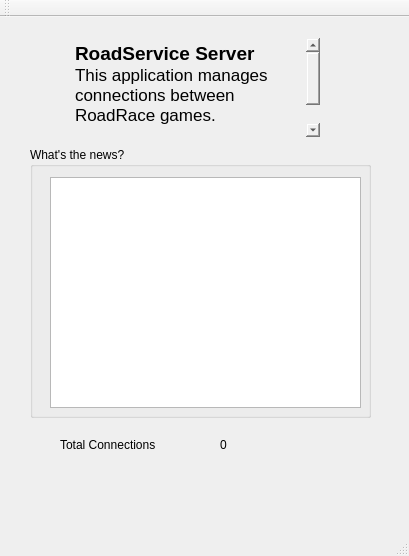
<?xml version="1.0" encoding="UTF-8"?>
<ui version="4.0">
 <class>RoadService</class>
 <widget class="QMainWindow" name="RoadService">
  <property name="geometry">
   <rect>
    <x>0</x>
    <y>0</y>
    <width>409</width>
    <height>556</height>
   </rect>
  </property>
  <property name="windowTitle">
   <string>RoadService</string>
  </property>
  <widget class="QWidget" name="centralWidget">
   <widget class="QTextBrowser" name="textBrowser">
    <property name="geometry">
     <rect>
      <x>70</x>
      <y>20</y>
      <width>251</width>
      <height>101</height>
     </rect>
    </property>
    <property name="styleSheet">
     <string notr="true">background:transparent;</string>
    </property>
    <property name="html">
     <string>&lt;!DOCTYPE HTML PUBLIC &quot;-//W3C//DTD HTML 4.0//EN&quot; &quot;http://www.w3.org/TR/REC-html40/strict.dtd&quot;&gt;
&lt;html&gt;&lt;head&gt;&lt;meta name=&quot;qrichtext&quot; content=&quot;1&quot; /&gt;&lt;style type=&quot;text/css&quot;&gt;
p, li { white-space: pre-wrap; }
&lt;/style&gt;&lt;/head&gt;&lt;body style=&quot; font-family:'.Helvetica Neue DeskInterface'; font-size:13pt; font-weight:400; font-style:normal;&quot;&gt;
&lt;p style=&quot; margin-top:0px; margin-bottom:0px; margin-left:0px; margin-right:0px; -qt-block-indent:0; text-indent:0px;&quot;&gt;&lt;span style=&quot; font-size:14pt; font-weight:600;&quot;&gt;RoadService Server&lt;/span&gt;&lt;/p&gt;
&lt;p style=&quot; margin-top:0px; margin-bottom:0px; margin-left:0px; margin-right:0px; -qt-block-indent:0; text-indent:0px;&quot;&gt;This application manages connections between RoadRace games.&lt;/p&gt;
&lt;p style=&quot;-qt-paragraph-type:empty; margin-top:0px; margin-bottom:0px; margin-left:0px; margin-right:0px; -qt-block-indent:0; text-indent:0px;&quot;&gt;&lt;br /&gt;&lt;/p&gt;
&lt;p style=&quot; margin-top:0px; margin-bottom:0px; margin-left:0px; margin-right:0px; -qt-block-indent:0; text-indent:0px;&quot;&gt;&lt;span style=&quot; font-weight:600; color:#9f3125;&quot;&gt;Port: 3141&lt;/span&gt;&lt;/p&gt;&lt;/body&gt;&lt;/html&gt;</string>
    </property>
   </widget>
   <widget class="QGroupBox" name="groupBox">
    <property name="geometry">
     <rect>
      <x>30</x>
      <y>130</y>
      <width>341</width>
      <height>271</height>
     </rect>
    </property>
    <property name="title">
     <string>What's the news?</string>
    </property>
    <widget class="QTextBrowser" name="output">
     <property name="geometry">
      <rect>
       <x>20</x>
       <y>30</y>
       <width>311</width>
       <height>231</height>
      </rect>
     </property>
    </widget>
   </widget>
   <widget class="QLabel" name="label">
    <property name="geometry">
     <rect>
      <x>60</x>
      <y>420</y>
      <width>161</width>
      <height>16</height>
     </rect>
    </property>
    <property name="text">
     <string>Total Connections</string>
    </property>
   </widget>
   <widget class="QLabel" name="lblConnections">
    <property name="geometry">
     <rect>
      <x>220</x>
      <y>420</y>
      <width>59</width>
      <height>16</height>
     </rect>
    </property>
    <property name="text">
     <string>0</string>
    </property>
   </widget>
  </widget>
  <widget class="QMenuBar" name="menuBar">
   <property name="geometry">
    <rect>
     <x>0</x>
     <y>0</y>
     <width>409</width>
     <height>22</height>
    </rect>
   </property>
  </widget>
  <widget class="QToolBar" name="mainToolBar">
   <attribute name="toolBarArea">
    <enum>TopToolBarArea</enum>
   </attribute>
   <attribute name="toolBarBreak">
    <bool>false</bool>
   </attribute>
  </widget>
  <widget class="QStatusBar" name="statusBar"/>
 </widget>
 <layoutdefault spacing="6" margin="11"/>
 <resources/>
 <connections/>
</ui>
